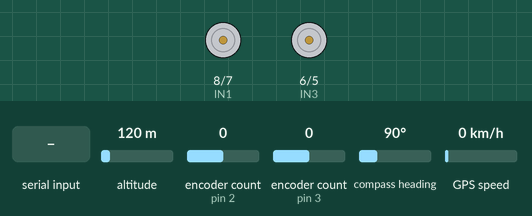
Bench run of a sketch on a simulated Arduino Uno, built with avr-gcc and run on an emulated ATmega328P. On the bench: motor-driver pin pairs drawn as motors (green arrow = first pin HIGH = forward, orange = second pin HIGH = backward, longer = more drive, scaled by the enable pin). The test bench sets the inputs (shaded band); at power-on: altitude 120 m, encoder count (sensors on pin 2, pin 3) 0, compass heading 90°, GPS speed 0 km/h. The GPS gets a fix after 3 s at 37.7749, -122.4194 with 8 satellites; what the sketch prints to the serial monitor is not drawn.

Above: at 1.2 s.
1.3 s: "f" received over Serial
At 1.7 s:
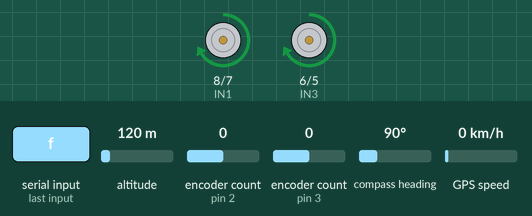
2.8 s: "b" received over Serial
At 3.9 s:
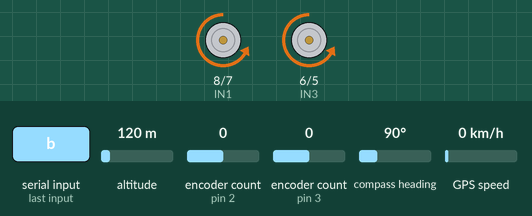
4.3 s: "l" received over Serial
At 4.8 s:
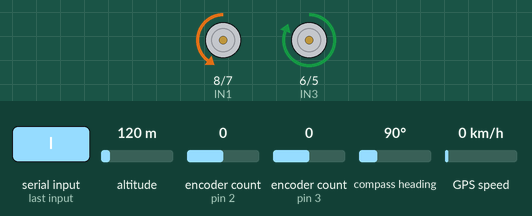
5.8 s: "r" received over Serial
At 6.6 s:
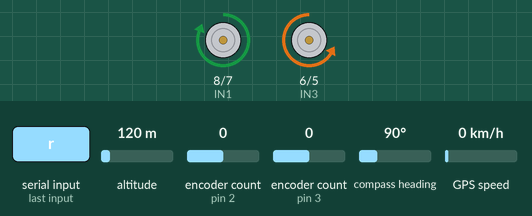
Timing chart, 0 to 8.3 s (numbered marks = the images above; inputs shaded):
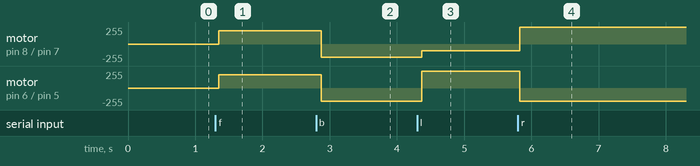

Measured:
- after the input at 1.3 s, motor on pin 8 (IN1) / pin 7 (IN2), motor on pin 6 (IN3) / pin 5 (IN4): stopped → forward 200/255 after 0.05 s
- after the input at 2.8 s, motor on pin 8 (IN1) / pin 7 (IN2), motor on pin 6 (IN3) / pin 5 (IN4): forward 200/255 → backward 200/255 after 0.08 s
- after the input at 4.3 s, motor on pin 8 (IN1) / pin 7 (IN2): backward 200/255 → backward 100/255 after 0.07 s; motor on pin 6 (IN3) / pin 5 (IN4): backward 200/255 → forward 255/255 after 0.07 s
- after the input at 5.8 s, motor on pin 8 (IN1) / pin 7 (IN2): backward 100/255 → forward 255/255 at once; motor on pin 6 (IN3) / pin 5 (IN4): forward 255/255 → backward 200/255 at once

The sketch:

lidar_gps_aurdunio_jetson.ino
```cpp
#include <Encoder.h>
#include <TinyGPSPlus.h>
#include <SoftwareSerial.h>

// Motor Pins
#define ENA 9
#define IN1 8
#define IN2 7
#define ENB 10
#define IN3 6
#define IN4 5

// Encoder Pins
#define ENCODER_A1 2
#define ENCODER_B1 4
#define ENCODER_A2 3
#define ENCODER_B2 12

// GPS Pins (change if needed)
#define GPS_RX 3  // GPS TX → D3 (conflict with ENCODER_A2)
#define GPS_TX 4  // GPS RX → D4 (conflict with ENCODER_B1)
#define GPSBaud 9600

// Geofence Parameters
#define GEOFENCE_LAT 17.4271
#define GEOFENCE_LON 78.4321
#define GEOFENCE_RADIUS 70

Encoder motor1Encoder(ENCODER_A1, ENCODER_B1);
Encoder motor2Encoder(ENCODER_A2, ENCODER_B2);
TinyGPSPlus gps;
SoftwareSerial gpsSerial(GPS_RX, GPS_TX); // Use software serial for GPS

unsigned long lastGPSTime = 0;

// ---------- Setup ----------
void setup() {
  Serial.begin(115200);     // Communication with Jetson
  gpsSerial.begin(GPSBaud); // GPS module serial

  pinMode(ENA, OUTPUT);
  pinMode(IN1, OUTPUT);
  pinMode(IN2, OUTPUT);
  pinMode(ENB, OUTPUT);
  pinMode(IN3, OUTPUT);
  pinMode(IN4, OUTPUT);
}

// ---------- Main Loop ----------
void loop() {
  // Handle motor commands from Jetson
  if (Serial.available()) {
    char command = Serial.read();
    if (command == 'f') moveForward();
    else if (command == 'b') moveBackward();
    else if (command == 's') stopMotors();
    else if (command == 'l') turnLeft();
    else if (command == 'r') turnRight();
  }

  // Send encoder feedback to Jetson
  Serial.print("ENCODER L:");
  Serial.print(motor1Encoder.read());
  Serial.print(" R:");
  Serial.println(motor2Encoder.read());

  // Read GPS data
  while (gpsSerial.available()) {
    gps.encode(gpsSerial.read());
  }

  // Send GPS data every 1 second
  if (gps.location.isUpdated() && millis() - lastGPSTime > 1000) {
    lastGPSTime = millis();
    sendGPSData();
  }

  delay(100);
}

// ---------- Motor Control Functions ----------
void moveForward() {
  digitalWrite(IN1, HIGH); digitalWrite(IN2, LOW);
  digitalWrite(IN3, HIGH); digitalWrite(IN4, LOW);
  analogWrite(ENA, 200);
  analogWrite(ENB, 200);
}

void moveBackward() {
  digitalWrite(IN1, LOW); digitalWrite(IN2, HIGH);
  digitalWrite(IN3, LOW); digitalWrite(IN4, HIGH);
  analogWrite(ENA, 200);
  analogWrite(ENB, 200);
}

void stopMotors() {
  digitalWrite(IN1, LOW); digitalWrite(IN2, LOW);
  digitalWrite(IN3, LOW); digitalWrite(IN4, LOW);
  analogWrite(ENA, 0);
  analogWrite(ENB, 0);
}

void turnLeft() {
  digitalWrite(IN1, LOW); digitalWrite(IN2, HIGH);
  digitalWrite(IN3, HIGH); digitalWrite(IN4, LOW);
  analogWrite(ENA, 100);
  analogWrite(ENB, 255);
}

void turnRight() {
  digitalWrite(IN1, HIGH); digitalWrite(IN2, LOW);
  digitalWrite(IN3, LOW); digitalWrite(IN4, HIGH);
  analogWrite(ENA, 255);
  analogWrite(ENB, 100);
}

// ---------- GPS + Geofence Handling ----------
double distance(double lat1, double lon1, double lat2, double lon2) {
  double R = 6371000;
  double dLat = radians(lat2 - lat1);
  double dLon = radians(lon2 - lon1);
  double a = sin(dLat / 2) * sin(dLat / 2) +
             cos(radians(lat1)) * cos(radians(lat2)) *
             sin(dLon / 2) * sin(dLon / 2);
  double c = 2 * atan2(sqrt(a), sqrt(1 - a));
  return R * c;
}

void sendGPSData() {
  double lat = gps.location.lat();
  double lon = gps.location.lng();
  double alt = gps.altitude.meters();
  int sats = gps.satellites.value();

  double dist = distance(lat, lon, GEOFENCE_LAT, GEOFENCE_LON);
  String status = (dist > GEOFENCE_RADIUS) ? "outside" : "inside";

  int hour = gps.time.hour();
  int minute = gps.time.minute() + 30;
  int second = gps.time.second();
  if (minute >= 60) {
    minute -= 60;
    hour += 1;
  }
  hour += 5;
  if (hour >= 24) hour -= 24;

  char timeBuffer[9];
  sprintf(timeBuffer, "%02d:%02d:%02d", hour, minute, second);

  String json = "{";
  json += "\"lat\": " + String(lat, 6) + ",";
  json += "\"lon\": " + String(lon, 6) + ",";
  json += "\"alt\": " + String(alt, 2) + ",";
  json += "\"sats\": " + String(sats) + ",";
  json += "\"time\": \"" + String(timeBuffer) + "\",";
  json += "\"dist\": " + String(dist, 2) + ",";
  json += "\"status\": \"" + status + "\"";
  json += "}";

  Serial.println(json);
}
```
